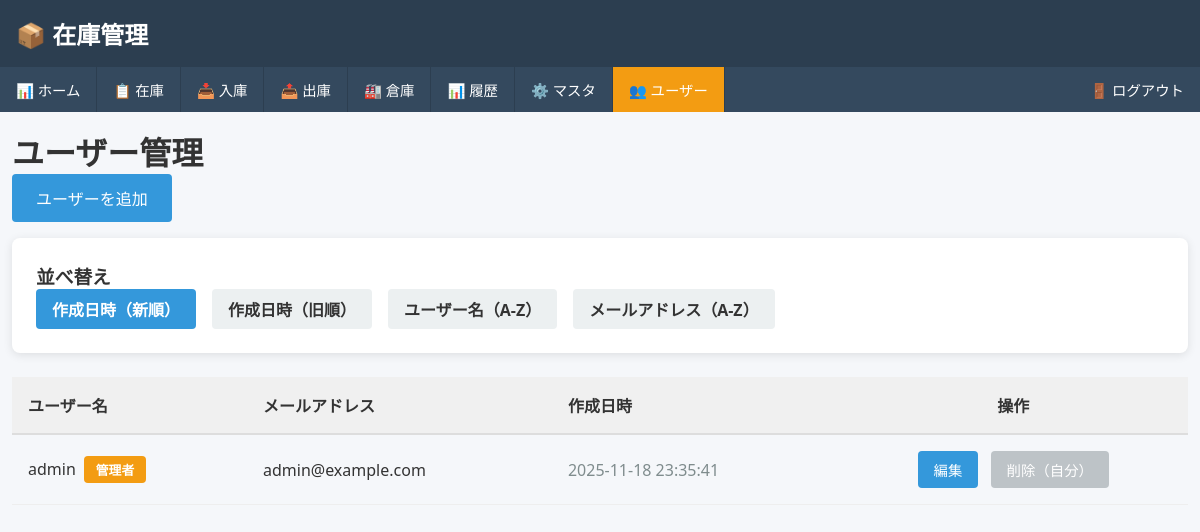
The page /user_management (signed in) on the database its author committed.
### app.py (models this page shows, shortened)
class User(UserMixin, db.Model):
    id = db.Column(db.Integer, primary_key=True)
    email = db.Column(db.String(120), unique=True, nullable=False, index=True)
    username = db.Column(db.String(80), nullable=False)
    password_hash = db.Column(db.String(255), nullable=False)
    created_at = db.Column(db.DateTime, nullable=False, default=datetime.utcnow)

### app.py (the view)
@app.route('/user_management')
def user_management():
    if not current_user.is_authenticated:
        return redirect(url_for('login_page'))
    if current_user.email != 'admin@example.com':
        flash('管理者のみアクセス可能です', 'error')
        return redirect(url_for('dashboard'))
    sort_by = request.args.get('sort', 'created_at')
    sort_order = request.args.get('order', 'desc')
    if sort_order == 'asc':
        if sort_by == 'email':
            users = User.query.order_by(User.email.asc()).all()
        elif sort_by == 'username':
            users = User.query.order_by(User.username.asc()).all()
        else:
            users = User.query.order_by(User.created_at.asc()).all()
    else:
        if sort_by == 'email':
            users = User.query.order_by(User.email.desc()).all()
        elif sort_by == 'username':
            users = User.query.order_by(User.username.desc()).all()
        else:
            users = User.query.order_by(User.created_at.desc()).all()
    return render_template('user_management/index.html', users=users, sort_by=sort_by, sort_order=sort_order)

### app.py (called while the page is built)
@login_manager.user_loader
def load_user(user_id):
    return User.query.get(int(user_id))

### templates/user_management/index.html (shortened to what this page needs)
{% extends "layout.html" %}
{% block content %}
<h1>ユーザー管理</h1>
<a href="{{ url_for('user_management_new') }}" style="display: inline-block; padding: 0.75rem 1.5rem; background: #3498db; color: white; text-decoration: none; border-radius: 4px; margin-bottom: 1rem;">ユーザーを追加</a>
<div style="background: white; padding: 1.5rem; border-radius: 8px; box-shadow: 0 2px 10px rgba(0,0,0,0.1); margin-bottom: 1.5rem;">
    <h3 style="margin-top: 0;">並べ替え</h3>
    <div style="display: flex; gap: 1rem; flex-wrap: wrap;">
        <a href="{{ url_for('user_management', sort='created_at', order='desc') }}" style="padding: 0.5rem 1rem; background: {% if sort_by == 'created_at' and sort_order == 'desc' %}#3498db{% else %}#ecf0f1{% endif %}; color: {% if sort_by == 'created_at' and sort_order == 'desc' %}white{% else %}#333{% endif %}; text-decoration: none; border-radius: 4px; font-weight: 600;">作成日時（新順）</a>
        <a href="{{ url_for('user_management', sort='created_at', order='asc') }}" style="padding: 0.5rem 1rem; background: {% if sort_by == 'created_at' and sort_order == 'asc' %}#3498db{% else %}#ecf0f1{% endif %}; color: {% if sort_by == 'created_at' and sort_order == 'asc' %}white{% else %}#333{% endif %}; text-decoration: none; border-radius: 4px; font-weight: 600;">作成日時（旧順）</a>
        <a href="{{ url_for('user_management', sort='username', order='asc') }}" style="padding: 0.5rem 1rem; background: {% if sort_by == 'username' and sort_order == 'asc' %}#3498db{% else %}#ecf0f1{% endif %}; color: {% if sort_by == 'username' and sort_order == 'asc' %}white{% else %}#333{% endif %}; text-decoration: none; border-radius: 4px; font-weight: 600;">ユーザー名（A-Z）</a>
        <a href="{{ url_for('user_management', sort='email', order='asc') }}" style="padding: 0.5rem 1rem; background: {% if sort_by == 'email' and sort_order == 'asc' %}#3498db{% else %}#ecf0f1{% endif %}; color: {% if sort_by == 'email' and sort_order == 'asc' %}white{% else %}#333{% endif %}; text-decoration: none; border-radius: 4px; font-weight: 600;">メールアドレス（A-Z）</a>
    </div>
</div>
<table style="width: 100%; border-collapse: collapse;">
    <thead>
        <tr style="background: #f0f0f0; border-bottom: 2px solid #ddd;">
            <th style="padding: 1rem; text-align: left;">ユーザー名</th>
            <th style="padding: 1rem; text-align: left;">メールアドレス</th>
            <th style="padding: 1rem; text-align: left;">作成日時</th>
            <th style="padding: 1rem; text-align: center;">操作</th>
        </tr>
    </thead>
    <tbody>
        {% for user in users %}
        <tr style="border-bottom: 1px solid #eee;">
            <td style="padding: 1rem;">{{ user.username }}{% if user.email == 'admin@example.com' %}<span style="display: inline-block; margin-left: 0.5rem; padding: 0.25rem 0.75rem; background: #f39c12; color: white; border-radius: 4px; font-size: 0.8rem; font-weight: 600;">管理者</span>{% endif %}</td>
            <td style="padding: 1rem;">{{ user.email }}</td>
            <td style="padding: 1rem; color: #7f8c8d;">{{ user.created_at.strftime('%Y-%m-%d %H:%M:%S') }}</td>
            <td style="padding: 1rem; text-align: center;">
                <a href="{{ url_for('user_management_edit', user_id=user.id) }}" style="display: inline-block; padding: 0.5rem 1rem; background: #3498db; color: white; text-decoration: none; border-radius: 4px; margin-right: 0.5rem; font-size: 0.9rem;">編集</a>
                {% if user.id != current_user.id %}
                <form method="POST" action="{{ url_for('user_management_delete', user_id=user.id) }}" style="display: inline;">
                    <button type="submit" onclick="return confirm('本当に削除しますか？')" style="padding: 0.5rem 1rem; background: #e74c3c; color: white; border: none; border-radius: 4px; cursor: pointer; font-size: 0.9rem;">削除</button>
                </form>
                {% else %}
                <span style="display: inline-block; padding: 0.5rem 1rem; background: #bdc3c7; color: white; border-radius: 4px; font-size: 0.9rem; cursor: not-allowed;">削除（自分）</span>
                {% endif %}
            </td>
        </tr>
        {% else %}
        <tr>
            <td colspan="4" style="padding: 2rem; text-align: center; color: #999;">ユーザーがありません</td>
        </tr>
        {% endfor %}
    </tbody>
</table>
{% endblock %}

### templates/layout.html (style rules this page uses)
* { margin: 0; padding: 0; box-sizing: border-box; }
body { font-family: 'Segoe UI', Tahoma, Geneva, Verdana, sans-serif; background: #f5f7fa; color: #333; font-size: 16px; }

### rows shown on the page
User: username "admin", shows "管理者", email "admin@example.com", created_at "2025-11-18 23:35:41", shows "削除（自分）"
